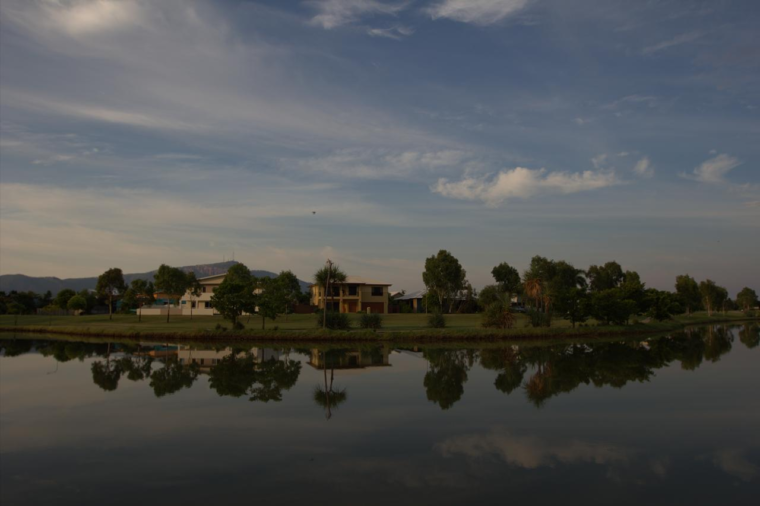
#> input picture python_for_microscopists-master/Tips_Tricks_45_white-balance_using_python/lake.png, 760 x 506 px
$ python Tips_Tricks_45_white-balance_using_python.py
#> lines starting #> are read from the running program, lines starting #| are printed output that depends on the picture; after the words box and inside, x2 and y2 are one past the last pixel; in counts of white or black regions, pixels touching at a corner belong together; long printed decimals are rounded
# https://youtu.be/Z0-iM37wseI
"""
White balancing images using two different approaches:
    1. Gray-world algorithm
    2. White patch reference

Last tested on:
    python 3.7.11
    opencv 4.5.4
    numpy 1.20.3
"""

import cv2
import numpy as np

import sys
print("Python version is ", sys.version)

print("opencv version is: ", cv2.__version__)
print("numpy version is: ", np.__version__)

# 1. Gray-world algorithm based white balance

# It assumes that average pixel value is neutral gray (128) because of
# good distribution of colors. So we can estimate pixel color by looking
# at the average color.

# Try the holidays.png image first. Then try lake.png
#This approach works fine on the holidays image but the results from lake
#image can be better. We will use white patch reference for that image later.

img = cv2.imread('lake.png') #holidays.png , lake.png
#> img is the input picture: shape (506, 760, 3); mean B, G, R 82.7, 82.6, 80.7
cv2.imshow("Image", img)
cv2.waitKey(0)
cv2.destroyAllWindows()

#Gray-world algorithm based white balance
#We will convert the image to LAB color space: L for lightness, A for Red/Green and B for Blue/Yellow
#We will calculate the mean color values in A and B channels.
# Then, subtract 128 (mid gray) from the means and normalize the L channel by
# multiplying with this difference.
#Finally, subtract this value from A and B channels.
#Youc can add a multiplication factor to increase/decrease the overall brightness
#of each of the A or B channels. (Here, I added 1.2 as the multiplier)
def GW_white_balance(img):
    img_LAB = cv2.cvtColor(img, cv2.COLOR_BGR2LAB)
#> img_LAB: shape (506, 760, 3); mean of channels 0, 1, 2 87.6, 127.6, 127.8
    avg_a = np.average(img_LAB[:, :, 1])
#> avg_a = 127.6
    avg_b = np.average(img_LAB[:, :, 2])
#> avg_b = 127.8
    img_LAB[:, :, 1] = img_LAB[:, :, 1] - ((avg_a - 128) * (img_LAB[:, :, 0] / 255.0) * 1.2)
    img_LAB[:, :, 2] = img_LAB[:, :, 2] - ((avg_b - 128) * (img_LAB[:, :, 0] / 255.0) * 1.2)
    balanced_image = cv2.cvtColor(img_LAB, cv2.COLOR_LAB2BGR)
    return balanced_image

image_gw_balanced = GW_white_balance(img)

cv2.imshow("Image", img)
cv2.imshow("Image GW Balanced", image_gw_balanced)
cv2.waitKey(0)
cv2.destroyAllWindows()

#cv2.imwrite("color-balanced-holidays.png", image_gw_balanced)


#### Very good result result from holidays.png image but not great from lake.png
# possibly because there is no good distribution of colors in this image

# 2. White patch reference

#How about picking a patch of image that is supposed to be white
# and using it as reference to rescale each channel in the image
#You can define a patch if you know the coordinates. How to identify the coordinates?

# function to display the coordinates of
# of the points clicked on the image
def click_event(event, x, y, flags, params):

    # checking for left mouse clicks
    if event == cv2.EVENT_LBUTTONDOWN:

        # displaying the coordinates
        # on the Shell
        print(x, ' ', y)

        # displaying the coordinates
        # on the image window
        font = cv2.FONT_HERSHEY_SIMPLEX
        cv2.putText(img, str(x) + ',' +
                    str(y), (x,y), font,
                    1, (255, 0, 0), 2)
        cv2.imshow('image', img)

    # checking for right mouse clicks
    if event==cv2.EVENT_RBUTTONDOWN:

        # displaying the coordinates
        # on the Shell
        print(x, ' ', y)

        # displaying the coordinates
        # on the image window
        font = cv2.FONT_HERSHEY_SIMPLEX
        b = img[y, x, 0]
        g = img[y, x, 1]
        r = img[y, x, 2]
        cv2.putText(img, str(b) + ',' +
                    str(g) + ',' + str(r),
                    (x,y), font, 1,
                    (255, 255, 0), 2)
        cv2.imshow('image', img)


# reading the image
img = cv2.imread('lake.png', 1)
clone = img.copy() #Just so we don't end up with a bunch of annotations on our original image

# display a clickable image.
#From the lake image, let us pick a small rectangle from the cloud region
#where it is supposed to be white.
cv2.imshow('image', img)
# setting mouse handler for the image
# and calling the click_event() function
cv2.setMouseCallback('image', click_event)
cv2.waitKey(0)
cv2.destroyAllWindows()


######################

#Now we know the coordinates so let us define a patch around region that is supposed to be white
#Please note that we will get the w pixl value first and h next from the above exercise
#If you consider the image shape to be h x w x 3

#Defining a small rectangle.
h_start, w_start, h_width, w_width = 174, 502, 10, 10 #For lake.png 174, 502, 10, 10

image = clone
image_patch = image[h_start:h_start+h_width,
                    w_start:w_start+w_width]

#Get maximum pixel values from each channel (BGR), normalize the original image
#with these max pixel vlaues - assuming the max pixel is white.
image_normalized = image / image_patch.max(axis=(0, 1))
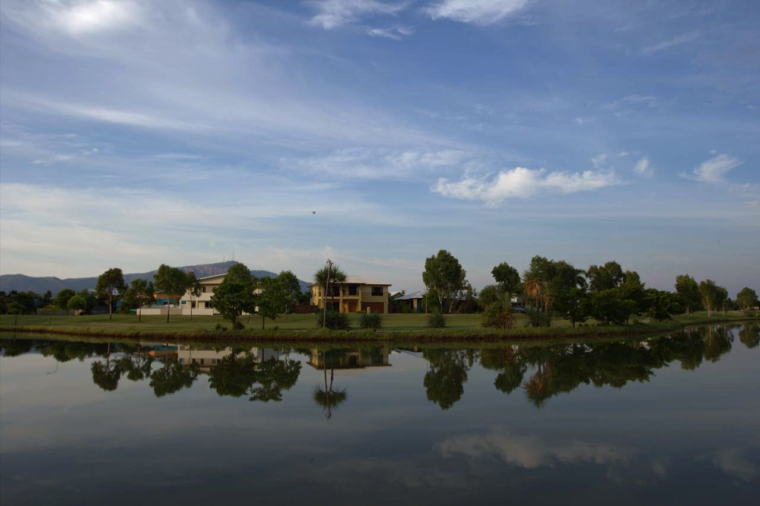
#> image_normalized: shape (506, 760, 3) float64; mean B, G, R 0.555, 0.501, 0.451; drawn with min black and max white
print(image_normalized.max())
#| 1.128
#Some values will be above 1, so we need to clip the values to between 0 and 1
image_balanced = image_normalized.clip(0,1)
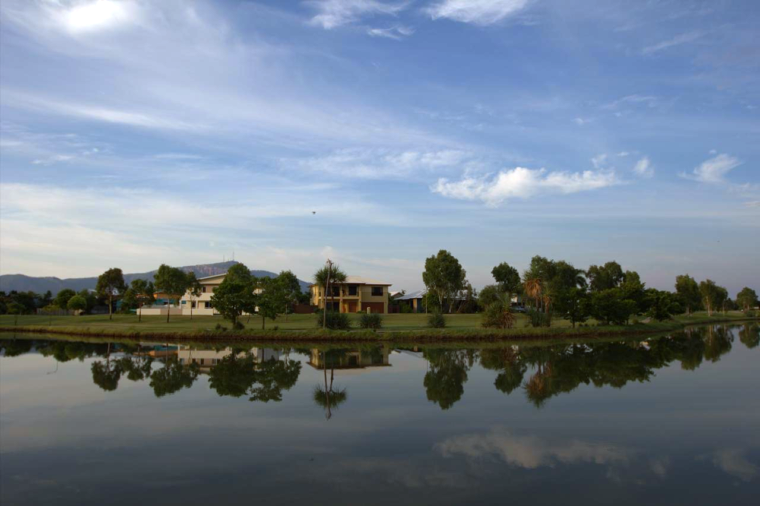
#> image_balanced: shape (506, 760, 3) float64; mean B, G, R 0.555, 0.501, 0.45

cv2.rectangle(clone, (w_start, h_start), (w_start+w_width, h_start+h_width), (0,0,255), 2)
#> clone: shape (506, 760, 3); 0.03% of pixels changed, all inside (x1, y1, x2, y2) = (501, 173, 514, 186)
cv2.imshow("Image", image)
cv2.imshow("Image GW Balanced", image_balanced)
cv2.waitKey(0)
cv2.destroyAllWindows()

#Convert to 8 bit before saving
image_balanced_8bit = (image_balanced*255).astype(int)

cv2.imwrite("color-balanced-lake.png", image_balanced_8bit)

################################################

$ run again, with python_for_microscopists-master/Tips_Tricks_45_white-balance_using_python/holidays.png copied over python_for_microscopists-master/Tips_Tricks_45_white-balance_using_python/lake.png
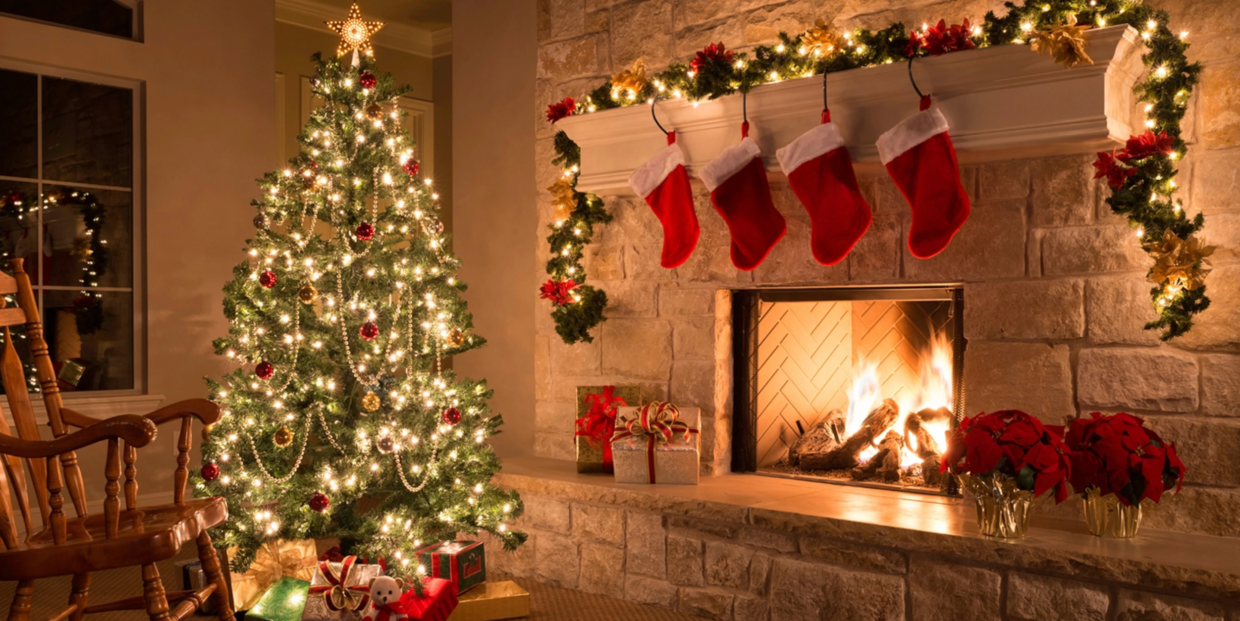
#> input picture python_for_microscopists-master/Tips_Tricks_45_white-balance_using_python/holidays.png, 1240 x 621 px
#> img is the input picture: shape (621, 1240, 3); mean B, G, R 42.9, 80.6, 133.7
#> avg_a = 146.2
#> avg_b = 158.9
#> `image_normalized = image / image_patch.max(axis=(0, 1))`:
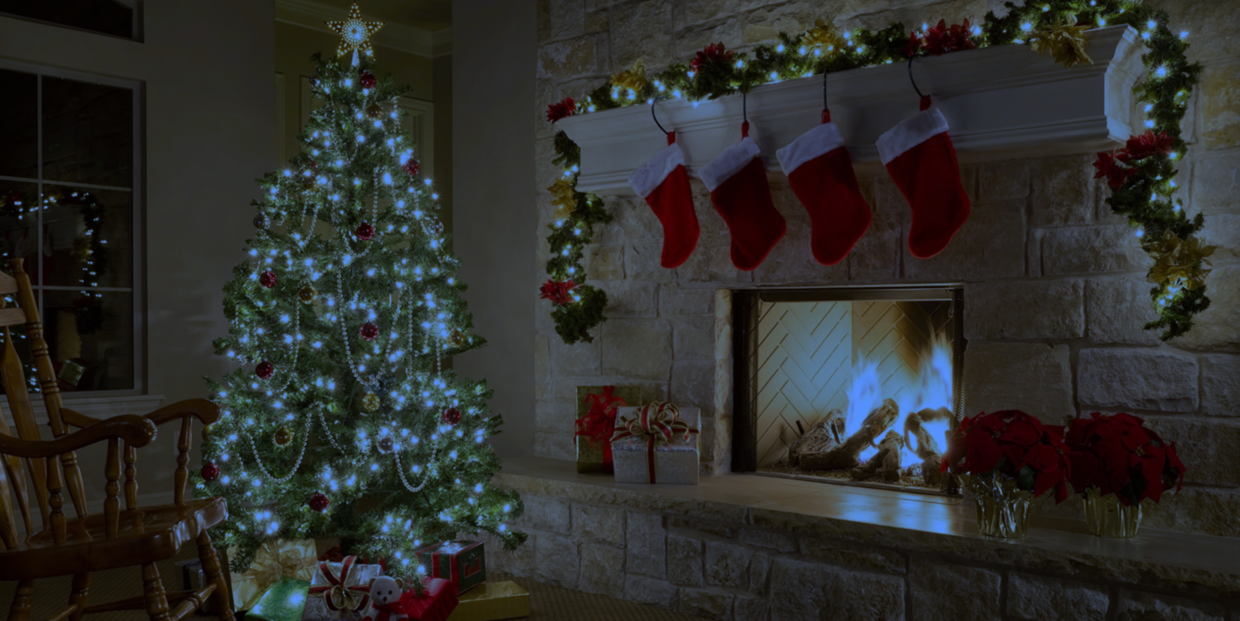
#> image_normalized: shape (621, 1240, 3) float64; mean B, G, R 0.809, 0.867, 0.863; drawn with min black and max white
#| 4.811
#> `image_balanced = image_normalized.clip(0,1)`:
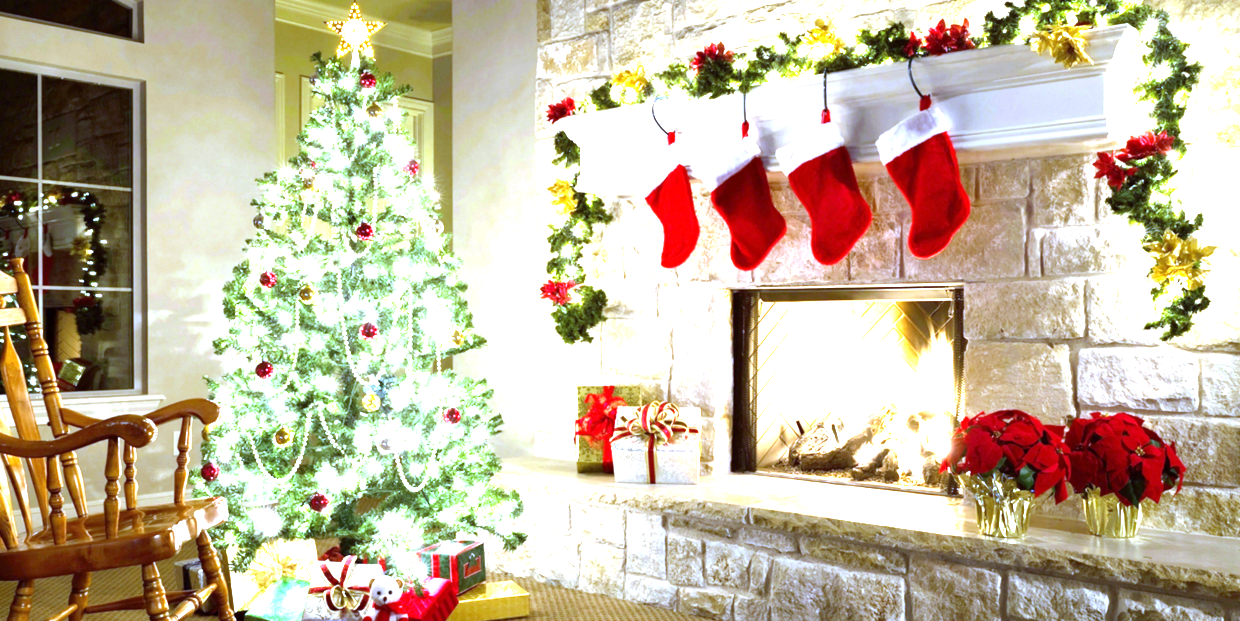
#> image_balanced: shape (621, 1240, 3) float64; mean B, G, R 0.623, 0.716, 0.769
#> clone: shape (621, 1240, 3); 0.02% of pixels changed, all inside (x1, y1, x2, y2) = (501, 173, 514, 186)
